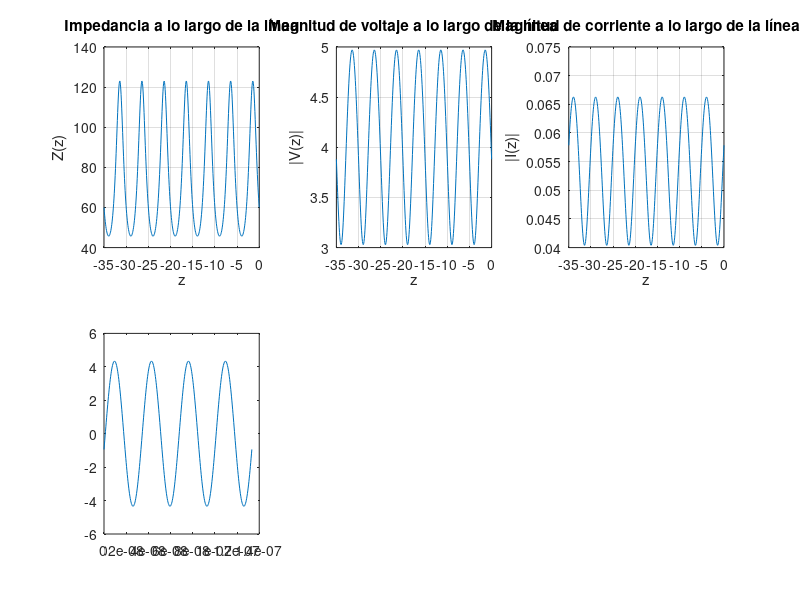

This figure's MATLAB source: (Note: this script raises an error after producing the figure.)
clear;clc;clf
Zo=75;
Zl=60+30*1i;
longitud=35;
E_r=1;
f=30e6;
A=4;
Alpha=0;
Betta=(2*pi)/(3e8/(sqrt(E_r)*f));
gamma=Alpha+1i*Betta;
Ro_l=(Zl-Zo)/(Zl+Zo);
B=Ro_l*A;
z=-longitud:longitud/500:0;

for i=1:length(z)
    arg=exp((2*gamma).*z(i));
    Z(i)=Zo.*((1+Ro_l.*arg)/(1-Ro_l.*arg));
    Z_polar(i)=abs(Z(i));
    Z_angulo(i)=rad2deg(angle(Z(i)));
end

V_z=A.*exp(-gamma.*z)+B.*exp(gamma.*z);
I_z=(A.*exp(-gamma.*z)-B.*exp(gamma.*z))/Zo;

% posicion=randi([1,length(z)]);
posicion=find(z==(-longitud/2));
t=0:1/(100*f):4/f;
V_zt=real(V_z(posicion).*exp((1i*2*pi*f).*t));
I_zt=real(I_z(posicion).*exp((1i*2*pi*f).*t));
zCaracter=num2str(z(posicion));

subplot(2,3,1)
plot(z,Z)
grid on
title('Impedancia a lo largo de la línea')
xlabel('z')
ylabel('Z(z)')
subplot(2,3,2)
plot(z,abs(V_z))
grid on
title('Magnitud de voltaje a lo largo de la línea')
xlabel('z')
ylabel('|V(z)|')
subplot(2,3,3)
plot(z,abs(I_z))
title('Magnitud de corriente a lo largo de la línea')
xlabel('z')
ylabel('|I(z)|')
grid on
subplot(2,3,4)
plot(t,V_zt)
title('Voltaje instantáneo en z=',zCaracter)
xlabel('t')
ylabel('v(z,t)')
grid on
subplot(2,3,5)
plot(t,V_zt)
title('Corriente instantánea en z=',zCaracter)
xlabel('t')
ylabel('i(z,t)')
grid on







